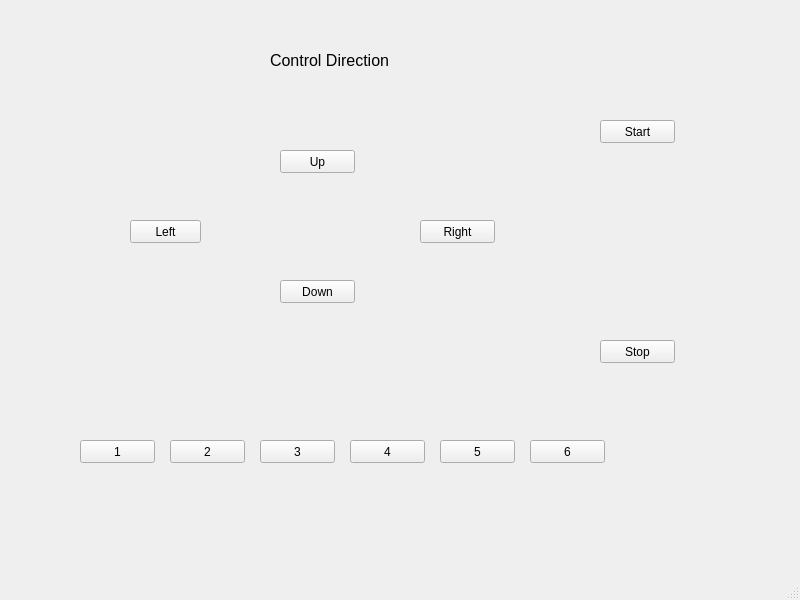
<?xml version="1.0" encoding="UTF-8"?>
<ui version="4.0">
 <class>RMAControl</class>
 <widget class="QMainWindow" name="RMAControl">
  <property name="geometry">
   <rect>
    <x>0</x>
    <y>0</y>
    <width>800</width>
    <height>600</height>
   </rect>
  </property>
  <property name="windowTitle">
   <string>RMA Control</string>
  </property>
  <widget class="QWidget" name="centralwidget">
   <widget class="QPushButton" name="Up">
    <property name="geometry">
     <rect>
      <x>280</x>
      <y>150</y>
      <width>75</width>
      <height>23</height>
     </rect>
    </property>
    <property name="text">
     <string>Up</string>
    </property>
   </widget>
   <widget class="QPushButton" name="Left">
    <property name="geometry">
     <rect>
      <x>130</x>
      <y>220</y>
      <width>71</width>
      <height>23</height>
     </rect>
    </property>
    <property name="text">
     <string>Left</string>
    </property>
   </widget>
   <widget class="QPushButton" name="Down">
    <property name="geometry">
     <rect>
      <x>280</x>
      <y>280</y>
      <width>75</width>
      <height>23</height>
     </rect>
    </property>
    <property name="text">
     <string>Down</string>
    </property>
   </widget>
   <widget class="QPushButton" name="Right">
    <property name="geometry">
     <rect>
      <x>420</x>
      <y>220</y>
      <width>75</width>
      <height>23</height>
     </rect>
    </property>
    <property name="text">
     <string>Right</string>
    </property>
   </widget>
   <widget class="QLabel" name="label">
    <property name="geometry">
     <rect>
      <x>270</x>
      <y>50</y>
      <width>131</width>
      <height>21</height>
     </rect>
    </property>
    <property name="font">
     <font>
      <pointsize>12</pointsize>
     </font>
    </property>
    <property name="text">
     <string>Control Direction</string>
    </property>
   </widget>
   <widget class="QPushButton" name="Start">
    <property name="geometry">
     <rect>
      <x>600</x>
      <y>120</y>
      <width>75</width>
      <height>23</height>
     </rect>
    </property>
    <property name="text">
     <string>Start</string>
    </property>
    <property name="icon">
     <iconset>
      <normaloff>C:/Users/CYBORG/Downloads/power.png</normaloff>C:/Users/CYBORG/Downloads/power.png</iconset>
    </property>
   </widget>
   <widget class="QPushButton" name="Stop">
    <property name="geometry">
     <rect>
      <x>600</x>
      <y>340</y>
      <width>75</width>
      <height>23</height>
     </rect>
    </property>
    <property name="text">
     <string>Stop</string>
    </property>
    <property name="icon">
     <iconset>
      <normaloff>C:/Users/CYBORG/Downloads/stop-sign.png</normaloff>C:/Users/CYBORG/Downloads/stop-sign.png</iconset>
    </property>
   </widget>
   <widget class="QPushButton" name="station1">
    <property name="geometry">
     <rect>
      <x>80</x>
      <y>440</y>
      <width>75</width>
      <height>23</height>
     </rect>
    </property>
    <property name="text">
     <string>1</string>
    </property>
   </widget>
   <widget class="QPushButton" name="station2">
    <property name="geometry">
     <rect>
      <x>170</x>
      <y>440</y>
      <width>75</width>
      <height>23</height>
     </rect>
    </property>
    <property name="text">
     <string>2</string>
    </property>
   </widget>
   <widget class="QPushButton" name="station3">
    <property name="geometry">
     <rect>
      <x>260</x>
      <y>440</y>
      <width>75</width>
      <height>23</height>
     </rect>
    </property>
    <property name="text">
     <string>3</string>
    </property>
   </widget>
   <widget class="QPushButton" name="station4">
    <property name="geometry">
     <rect>
      <x>350</x>
      <y>440</y>
      <width>75</width>
      <height>23</height>
     </rect>
    </property>
    <property name="text">
     <string>4</string>
    </property>
   </widget>
   <widget class="QPushButton" name="station5">
    <property name="geometry">
     <rect>
      <x>440</x>
      <y>440</y>
      <width>75</width>
      <height>23</height>
     </rect>
    </property>
    <property name="text">
     <string>5</string>
    </property>
   </widget>
   <widget class="QPushButton" name="station6">
    <property name="geometry">
     <rect>
      <x>530</x>
      <y>440</y>
      <width>75</width>
      <height>23</height>
     </rect>
    </property>
    <property name="text">
     <string>6</string>
    </property>
   </widget>
  </widget>
  <widget class="QMenuBar" name="menubar">
   <property name="geometry">
    <rect>
     <x>0</x>
     <y>0</y>
     <width>800</width>
     <height>21</height>
    </rect>
   </property>
  </widget>
  <widget class="QStatusBar" name="statusbar">
   <property name="sizeGripEnabled">
    <bool>true</bool>
   </property>
  </widget>
 </widget>
 <resources/>
 <connections/>
</ui>
